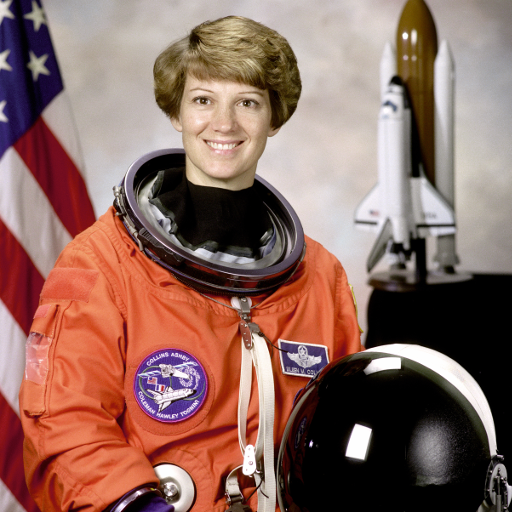
#> input picture skimage.data.astronaut(), 512 x 512 px
$ jupyter execute --allow-errors labeling2.ipynb   (older library calls are emulated)
#> lines starting #> are read from the running program, lines starting #| are printed output that depends on the picture
[cell 1]
import matplotlib.pyplot as plt
import numpy as np

from skimage import feature
from itertools import chain

import skimage
from skimage.feature import hog
from skimage import data, exposure, io, color

from sklearn.datasets import fetch_lfw_people
from PIL import Image
from skimage import data, transform
from sklearn.feature_extraction.image import PatchExtractor

from sklearn.svm import LinearSVC
from sklearn.model_selection import GridSearchCV

from skimage.transform import rescale, resize, downscale_local_mean
import matplotlib.image as mpimg

import cv2

[cell 2]
image = data.astronaut()
#> image is the input picture: shape (512, 512, 3); mean R, G, B 141.6, 105.8, 96.5
print(image.shape)
#| (512, 512, 3)
io.imshow(image)

[cell 3]
fd, hog_image = hog(image, orientations=9, pixels_per_cell=(16, 16),
                    cells_per_block=(1, 1), visualize=True, multichannel=True)
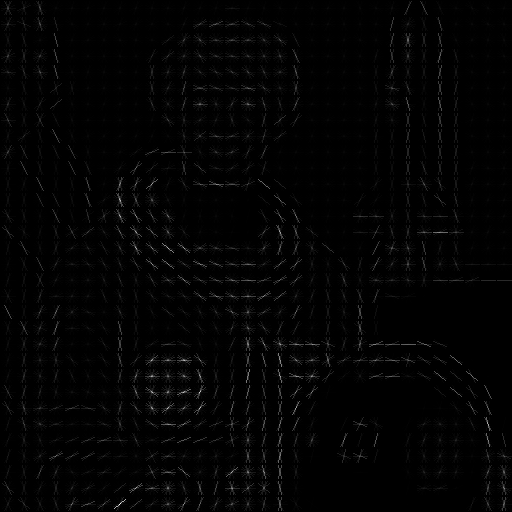
#> hog_image: shape (512, 512) float64; min 0, max 86.61, mean 1.2; drawn with min black and max white
#> fd = 9216 values, max 1 at index 7114, min 0 at index 238, mean 0.279

print(hog_image.shape)
#| (512, 512)
io.imshow(hog_image, cmap='gray')

[cell 4]
hog_image_rescaled = exposure.rescale_intensity(hog_image, in_range=(0, 10))
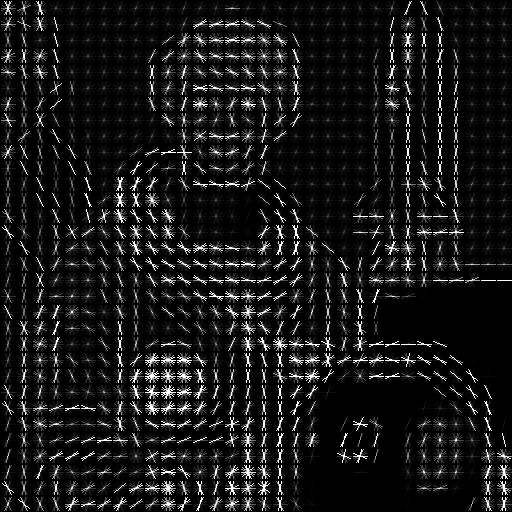
#> hog_image_rescaled: shape (512, 512) float64; min 0, max 1, mean 0.0926
io.imshow(hog_image_rescaled)

[cell 5]
fig, (ax1, ax2) = plt.subplots(1, 2, figsize=(12, 6), sharex=True, sharey=True)

ax1.axis('off')
ax1.imshow(image, cmap=plt.cm.gray)
ax1.set_title('Input image')


ax2.axis('off')
ax2.imshow(hog_image_rescaled, cmap=plt.cm.gray)
ax2.set_title('Histogram of Oriented Gradients')
plt.show()
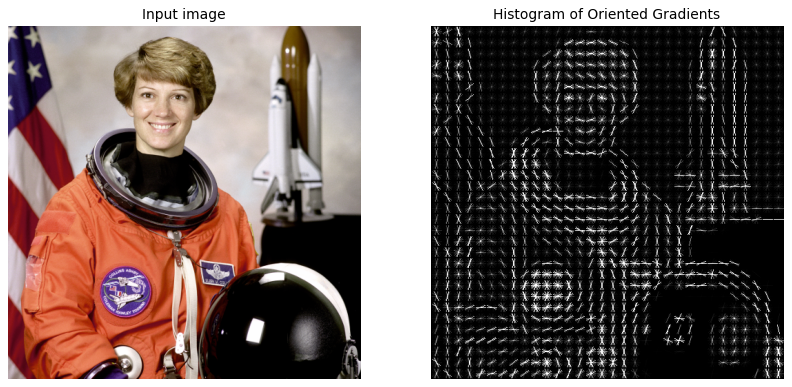
#> figure drawn by matplotlib, 2 panels

## Pegando exemplos positivos

#> (a cell that did not finish here is left out)

#> (a cell that did not finish here is left out)

#> (a cell that did not finish here is left out)

## Pegando exemplos negativos

[cell 9]
page = getattr(data, "page")()
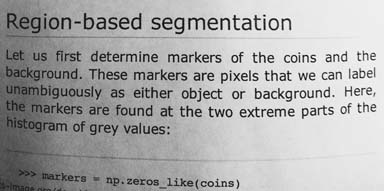
#> page: shape (191, 384); min 0, max 255, mean 171.5

[cell 10]
io.imshow(page)

#> (a cell that did not finish here is left out)

#> (a cell that did not finish here is left out)

#> (a cell that did not finish here is left out)

[cell 14]
imgs_to_use = ['camera', 'text', 'coins', 'moon',
               'page', 'clock', 'immunohistochemistry',
               'chelsea', 'coffee', 'hubble_deep_field']

images = [color.rgb2gray(getattr(data, name)())
          for name in imgs_to_use]
#> images = 10 items

#> (the rest of this cell did not finish here and is left out)

#> (a cell that did not finish here is left out)

## Treinamento com base no HoG

#> (a cell that did not finish here is left out)

[cell 17]
grid = GridSearchCV(LinearSVC(dual=False), {'C': [1.0, 2.0, 4.0, 8.0]},cv=3)
#> (the rest of this cell did not finish here and is left out)

#> (a cell that did not finish here is left out)

## Teste com minhas images

[cell 19]
img1 = mpimg.imread('data/labeling2/false01.jpg')
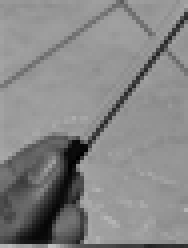
#> input picture data/labeling2/false01.jpg, 47 x 62 px (shown 4 times larger)
#> img1 is the input picture: shape (62, 47); min 0, max 193, mean 133.8
io.imshow(img1)

[cell 20]
img2 = mpimg.imread('data/labeling2/true01.jpg')
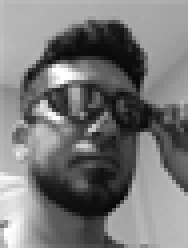
#> input picture data/labeling2/true01.jpg, 47 x 62 px (shown 4 times larger)
#> img2 is the input picture: shape (62, 47); min 6, max 255, mean 120.2
io.imshow(img2)

[cell 21]
img3 = mpimg.imread('data/labeling2/false02.jpg')
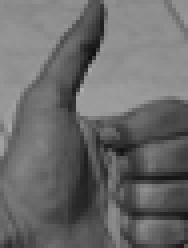
#> input picture data/labeling2/false02.jpg, 47 x 62 px (shown 4 times larger)
#> img3 is the input picture: shape (62, 47); min 16, max 174, mean 106.6
io.imshow(img3)

[cell 22]
img4 = mpimg.imread('data/labeling2/true02.jpg')
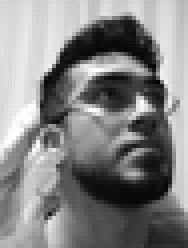
#> input picture data/labeling2/true02.jpg, 47 x 62 px (shown 4 times larger)
#> img4 is the input picture: shape (62, 47); min 1, max 255, mean 132.3
io.imshow(img4)
